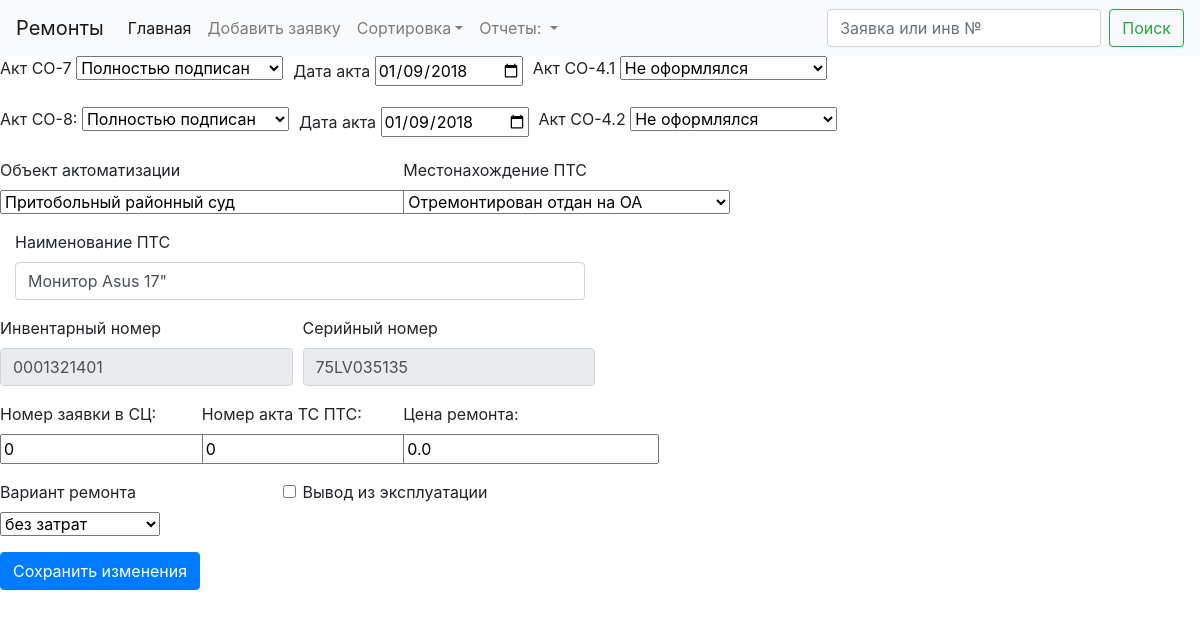
The app's page /edit/4 with its own data.
### akts/models.py (models this page shows, shortened)
class Tickets(db.Model):
    id = db.Column(db.Integer, primary_key=True)
    localticket = db.Column(db.Integer)
    hotlineticket = db.Column(db.Integer)
    aktco7mode = db.Column(db.Integer)
    aktco7changedate = db.Column(db.Date)
    aktco7date = db.Column(db.Date)
    aktco8mode = db.Column(db.Integer)
    aktco8changedate = db.Column(db.Date)
    aktco8date = db.Column(db.Date)
    aktco41mode = db.Column(db.Integer)
    aktco42mode = db.Column(db.Integer)
    lowcourtcode = db.Column(db.String(8))
    serviceprovider = db.Column(db.Integer)
    serviceproviderdate = db.Column(db.Date)
    location = db.Column(db.Integer)
    locationdate = db.Column(db.Date)
    name = db.Column(db.String(50))
    inventnumder = db.Column(db.String(12))
    serialnumber = db.Column(db.String(12))
    serviceticket = db.Column(db.Integer)
    serviceakt = db.Column(db.Integer)
    serviceprice = db.Column(db.Float)
    remark = db.Column(db.String(50))
    typeofequipment = db.Column(db.Integer)
    dead = db.Column(db.Boolean)

### akts/views.py (the view, shortened to what this page needs)
@app.route('/edit/<local>', methods=['GET', 'POST'])
def edit(local):
    listlocation = [{'val': location.id, 'name' : location.name} for location in models.Location.query.all()]
    listmode = [{'val': actmode.id, 'name' : actmode.name} for actmode in models.ActMode.query.all()]
    listprovider = [{'val': provider.id, 'name' : provider.name} for provider in models.ServiceProvider.query.all()]
    listlow = [{'val': low.code, 'name' : low.name} for low in models.LowCourt.query.all()]
    ticket = models.Tickets.query.filter_by(localticket = local).first()
    return render_template("edit.html",ticket = ticket,listmode = listmode,listlow = listlow,listprovider = listprovider,listlocation = listlocation)

### akts/templates/edit.html
{% extends "base.html" %}
{% block content %}
    <form method="post">
        <div class="form-row">
            <div class="form-group col-auto">
                <label>Акт СО-7</label>
                <select name="aktco7mode">
                    {% for mode in listmode %}
                        {% if mode.val == ticket.aktco7mode  %}
                            <option value="{{ mode.val }}" selected>{{ mode.name }}</option>
                        {% else %}
                            <option value="{{ mode.val }}">{{ mode.name }}</option>
                        {% endif %}
                    {% endfor %}
                </select>
            </div>
            <div class="form-group col-auto">
                <label>Дата акта</label>
                <input type="date" name="aktco7date" value="{{ticket.aktco7date }}">
            </div>
            <div class="form-group col-auto">
                <label>Акт СО-4.1</label>
                <select name="aktco41mode">
                    {% for mode in listmode %}
                        {% if mode.val == ticket.aktco41mode %}
                            <option value="{{ mode.val }}" selected>{{ mode.name }}</option>
                        {% else %}
                            <option value="{{ mode.val }}">{{ mode.name }}</option>
                        {% endif %}
                    {% endfor %}
                </select>
            </div>
        </div>
        <div class="form-row">
            <div class="form-group col-auto">
                <label>Акт СО-8:</label>
                <select name="aktco8mode">
                    {% for mode in listmode %}
                        {% if mode.val == ticket.aktco8mode %}
                            <option value="{{ mode.val }}" selected>{{ mode.name }}</option>
                        {% else %}
                            <option value="{{ mode.val }}">{{ mode.name }}</option>
                        {% endif %}
                    {% endfor %}
                </select>
            </div>
            <div class="form-group col-auto">
                <label>Дата акта</label>
                <input type="date" name="aktco8date" value="{{ ticket.aktco8date }}">
            </div>
            <div class="form-group col-auto">
                <label>Акт СО-4.2</label>
                <select name="aktco42mode">
                    {% for mode in listmode %}
                        {% if mode.val == ticket.aktco42mode %}
                            <option value="{{ mode.val }}" selected>{{ mode.name }}</option>
                        {% else %}
                            <option value="{{ mode.val }}">{{ mode.name }}</option>
                        {% endif %}
                    {% endfor %}
                </select>
            </div>
        </div>
        <div class="form-row">
        <div class="form-group col-md-4">
            <label for="lowcourtcode">Объект актоматизации</label>
            <select name="lowcourtcode" id="lowcourtcode">
            {% for low in listlow %}
                {% if low.val == ticket.lowcourtcode %}
                    <option value="{{ low.val }}" selected>{{ low.name }}</option>
                {% else %}
                    <option value="{{ low.val }}">{{ low.name }}</option>
                {% endif %}
            {% endfor %}
            </select>
        </div>
        <div class="form-group col-md-3">
            <label for="location">Местонахождение ПТС</label>
            <select name="location">
            {% for loc in listlocation %}
                {% if loc.val == ticket.location %}
                    <option value="{{ loc.val }}" selected>{{ loc.name }}</option>
                {% else %}
                    <option value="{{ loc.val }}">{{ loc.name }}</option>
                {% endif %}
            {% endfor %}
            </select>
        </div>
        </div>
        <div class="form-group col-md-6">
            <label for="inventnumder">Наименование ПТС</label>
            <input type="text" class="form-control" id="inventnumder" name="name" value="{{ ticket.name }}">
        </div>
        <div class="form-row">
        <div class="form-group col-md-3">
            <label for="inventnumder">Инвентарный номер</label>
            <input type="text" disabled class="form-control" id="inventnumder" name="inventnumder" value="{{ ticket.inventnumder }}">
        </div>
        <div class="form-group col-md-3 ">
            <label for="inventnumder">Серийный номер</label>
            <input type="text" disabled class="form-control" id="serialnumber" name="serialnumber" value="{{ ticket.serialnumber }}">
        </div>
        </div>
        <div class="form-row">
            <div class="form-group col-md-2">
                <label>Номер заявки в СЦ:</label>
                <input type="number" name="serviceticket" value="{{ticket.serviceticket }}">
            </div>
            <div class="form-group col-md-2">
                <label>Номер акта ТС ПТС:</label>
                <input type="number" name="serviceakt" value="{{ticket.serviceakt }}">
            </div>
            <div class="form-group col-md-2">
                <label>Цена ремонта:</label>
                <input type="number" name="serviceprice" value="{{ticket.serviceprice }}">
            </div>
        </div>
        <div class="form-row">
         <div class="form-group col-md-3">
            <label for="serviceprovider">Вариант ремонта</label>
            <select name="serviceprovider" id="serviceprovider">
            {% for prov in listprovider %}
                {% if prov.val == ticket.serviceprovider %}
                    <option value="{{ prov.val }}" selected>{{ prov.name }}</option>
                {% else %}
                    <option value="{{ prov.val }}">{{ prov.name }}</option>
                {% endif %}
            {% endfor %}
            </select>
        </div>
        <div class="form-check col-md-2">
            <input class="form-check-input" type="checkbox" value="" id="dead" name="dead">
            <label class="form-check-label" for="dead">Вывод из эксплуатации</label>
        </div>
        </div>
         <p><input class="btn btn-primary" type="submit" name="addticket" value="Сохранить изменения">
    </form>
{% endblock %}

### records on screen
Tickets: aktco7date "01/09/2018", aktco8date "01/09/2018", name "Монитор Asus 17\"", inventnumder "0001321401", serialnumber "75LV035135", serviceticket "0", serviceakt "0", serviceprice "0.0"

### other values on screen
form field aktco7mode "Полностью подписан"
form field aktco41mode "Не оформлялся"
form field aktco8mode "Полностью подписан"
form field aktco42mode "Не оформлялся"
form field lowcourtcode "Притобольный районный суд"
form field location "Отремонтирован отдан на ОА"
form field serviceprovider "без затрат"
